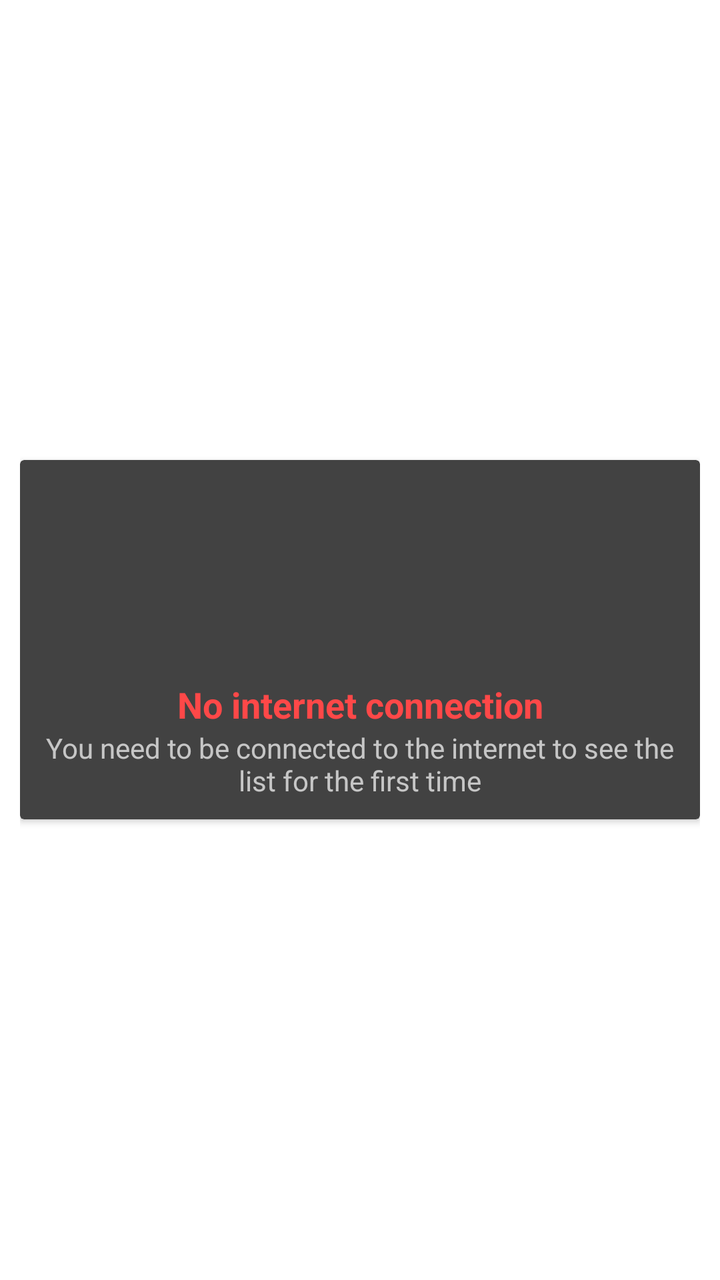
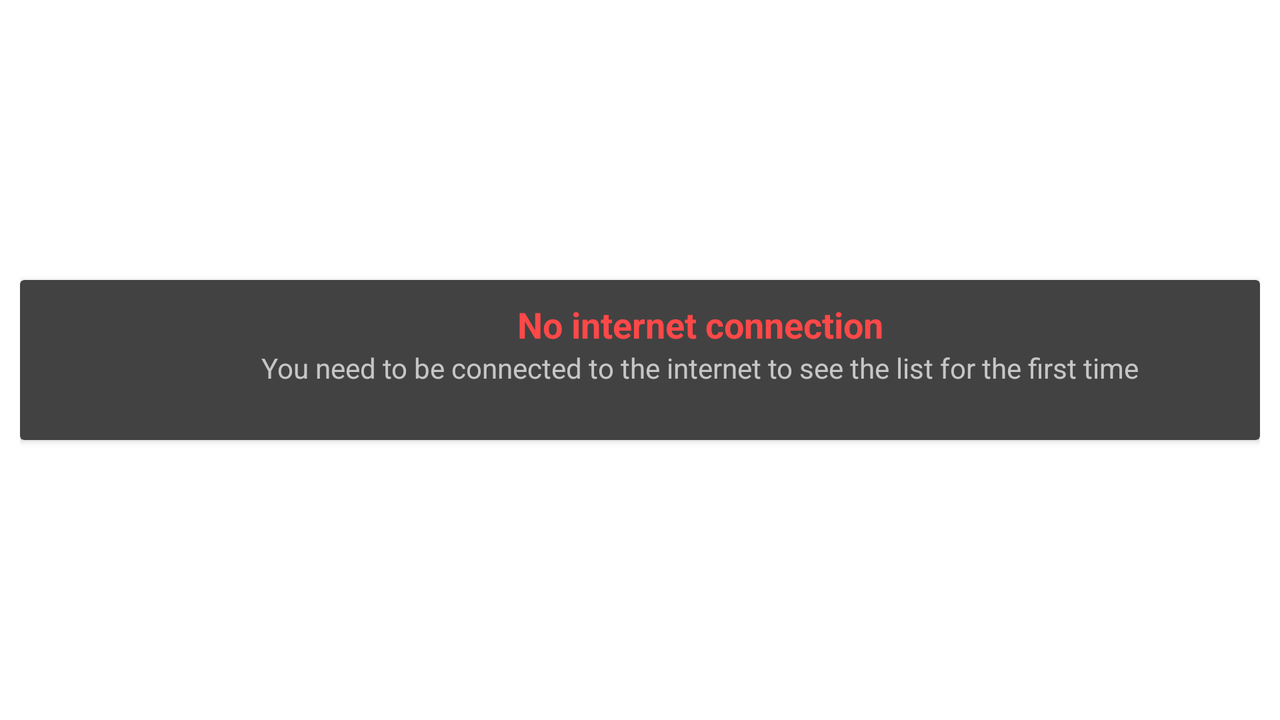

An Android layout and its configuration variant, each rendered on a device that would load it. The default file and the variant file are quoted in full after the pictures.
<!-- AndroidManifest.xml: application theme Theme.AppCompat.NoActionBar -->
<!-- res/layout/fragment_discconect_modal.xml -->
<RelativeLayout xmlns:android="http://schemas.android.com/apk/res/android"
    xmlns:app="http://schemas.android.com/apk/res-auto"
    xmlns:tools="http://schemas.android.com/tools" android:layout_width="match_parent"
    android:layout_height="match_parent"
    android:background="#fff"
    android:orientation="vertical" tools:context=".Implementation.Main.Controller.MainActivity"
    android:padding="10dp">

    <android.support.v7.widget.CardView
        android:id="@+id/cardViewErroConnection"
        android:layout_width="match_parent"
        android:layout_height="wrap_content"
        android:padding="50dp"
        android:gravity="center"
        android:layout_centerVertical="true"
        android:layout_alignParentLeft="true"
        android:layout_alignParentStart="true">

        <RelativeLayout
            android:layout_width="match_parent"
            android:layout_height="match_parent"
            android:padding="10dp">

            <ImageView
                android:layout_width="100dp"
                android:layout_height="100dp"
                app:srcCompat="@drawable/warning"
                android:id="@+id/imageView6"
                android:gravity="center"
                android:src="@drawable/warning"
                android:layout_alignParentTop="true"
                android:layout_centerHorizontal="true" />

            <TextView
                android:text="@string/dashboar_no_connection_title"
                android:textColor="@color/colorPrimary"
                android:gravity="center"
                android:textStyle="normal|bold"
                android:layout_width="match_parent"
                android:layout_height="wrap_content"
                android:id="@+id/textView2"
                android:layout_below="@+id/imageView6"
                android:layout_centerHorizontal="true"
                android:textSize="18sp" />

            <TextView
                android:text="@string/dashboar_no_connection_desc"
                android:layout_width="match_parent"
                android:layout_height="wrap_content"
                android:id="@+id/textView9"
                android:gravity="center"
                android:layout_below="@+id/textView2"
                android:textSize="14sp" />

        </RelativeLayout>
    </android.support.v7.widget.CardView>


</RelativeLayout>
<!-- resources referenced by this layout -->
<resources>
  <color name="colorPrimary">#FE4848</color>
  <string name="dashboar_no_connection_desc">You need to be connected to the internet to see the list for the first time</string>
  <string name="dashboar_no_connection_title">No internet connection</string>
</resources>
<!-- res/layout-land/fragment_discconect_modal.xml (the repository's variant of the layout above) -->
<!-- drawn on the phone turned sideways -->
<RelativeLayout xmlns:android="http://schemas.android.com/apk/res/android"
    xmlns:app="http://schemas.android.com/apk/res-auto"
    xmlns:tools="http://schemas.android.com/tools" android:layout_width="match_parent"
    android:layout_height="match_parent"
    android:background="#fff"
    android:orientation="vertical" tools:context=".Implementation.Main.Controller.MainActivity"
    android:padding="10dp">

    <android.support.v7.widget.CardView
        android:id="@+id/cardViewErroConnection"
        android:layout_width="match_parent"
        android:layout_height="wrap_content"
        android:padding="50dp"
        android:gravity="center"
        android:layout_centerVertical="true"
        android:layout_alignParentLeft="true"
        android:layout_alignParentStart="true">

        <RelativeLayout
            android:layout_width="match_parent"
            android:layout_height="match_parent"
            android:padding="10dp">

            <ImageView
                android:layout_width="60dp"
                android:layout_height="60dp"
                app:srcCompat="@drawable/warning"
                android:id="@+id/imageView6"
                android:src="@drawable/warning" />

            <TextView
                android:text="@string/dashboar_no_connection_title"
                android:layout_width="match_parent"
                android:layout_height="wrap_content"

                android:id="@+id/textView6"
                android:textColor="@color/colorPrimary"
                android:textStyle="normal|bold"
                android:layout_alignParentTop="true"
                android:layout_toRightOf="@+id/imageView6"
                android:layout_toEndOf="@+id/imageView6"
                android:gravity="center"
                android:textSize="18sp" />

            <TextView
                android:text="@string/dashboar_no_connection_desc"
                android:layout_width="match_parent"
                android:layout_height="wrap_content"
                android:id="@+id/textView7"
                android:textSize="14sp"
                android:layout_below="@+id/textView6"
                android:layout_toRightOf="@+id/imageView6"
                android:layout_toEndOf="@+id/imageView6"
                android:gravity="center" />
        </RelativeLayout>
    </android.support.v7.widget.CardView>


</RelativeLayout>
